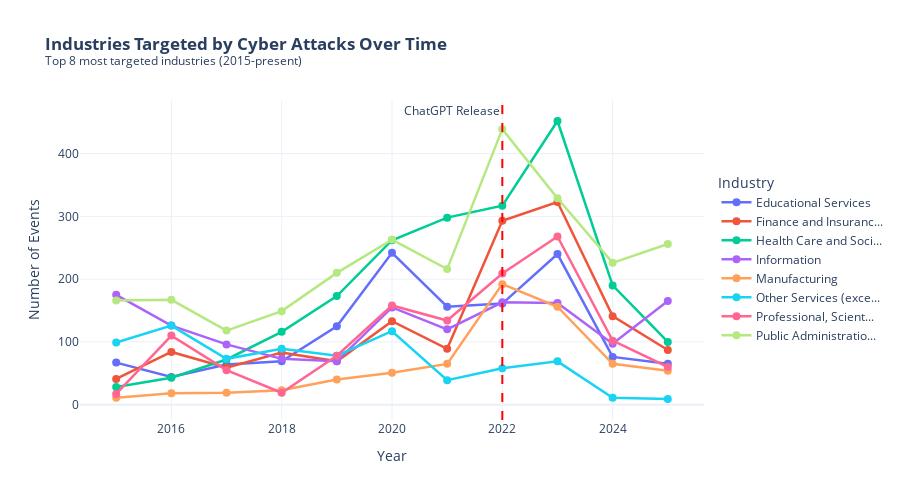

Notebook code cell kept with this figure:
### Markdown cell above
Multi line chart tracking which industries are most frequently targeted by cyber attacks over time.
- **Which sectors** face the highest attack volumes
- **Trend patterns** — are certain industries experiencing accelerating attacks?
- **Pre vs post AI era shifts** — did targeting priorities change after AI became accessible?

The ChatGPT release marker shows comparison of industry targeting patterns before and after widespread AI availability.

### Code cell
# Line Chart of Industries Targeted by Cyber Attacks Over Time

# Aggregate by year and industry
industry_by_year = cyber_events_clean.groupby(['year', 'industry']).size().reset_index(name='count')

# Filter to analysis period (2015+)
industry_by_year = industry_by_year[industry_by_year['year'] >= 2015]

# Truncate industry names to 20 characters and add ... 
industry_by_year['industry_short'] = industry_by_year['industry'].str[:20] + \
    industry_by_year['industry'].str.len().gt(20).map({True: '...', False: ''})

# Get top 8 industries overall (to keep chart readable)
top_industries = cyber_events_clean['industry'].value_counts().head(8).index.tolist()
industry_by_year_top = industry_by_year[industry_by_year['industry'].isin(top_industries)]

# Create interactive line chart
fig = px.line(
    industry_by_year_top,
    x='year',
    y='count',
    color='industry_short',
    markers=True,
    title='<b>Industries Targeted by Cyber Attacks Over Time</b><br><sup>Top 8 most targeted industries (2015-present)</sup>',
    labels={'count': 'Number of Events', 'year': 'Year', 'industry_short': 'Industry'}
)

# Add ChatGPT release marker
fig.add_vline(x=2022, line_dash="dash", line_color="red", line_width=2,
              annotation_text="ChatGPT Release", annotation_position="top left")


fig.update_layout(
    template='plotly_white',
    height=500,
    hovermode='x unified',
    legend=dict(title='Industry', y=0.5)
)

fig.update_traces(line=dict(width=2.5), marker=dict(size=8))

fig.show()

### Figure 1 — Plotly figure (JSON) as saved in the notebook; plotly's stock layout.template omitted (floating-point values rounded to 4 significant figures)
{"data": [{"hovertemplate": "Industry=Educational Services<br>Year=%{x}<br>Number of Events=%{y}<extra></extra>", "legendgroup": "Educational Services", "line": {"color": "#636efa", "dash": "solid", "width": 2.5}, "marker": {"size": 8, "symbol": "circle"}, "mode": "lines+markers", "name": "Educational Services", "orientation": "v", "showlegend": true, "type": "scatter", "x": [2015, 2016, 2017, 2018, 2019, 2020, 2021, 2022, 2023, 2024, 2025], "xaxis": "x", "y": [67, 44, 64, 69, 125, 242, 156, 161, 240, 76, 65], "yaxis": "y"}, {"hovertemplate": "Industry=Finance and Insuranc...<br>Year=%{x}<br>Number of Events=%{y}<extra></extra>", "legendgroup": "Finance and Insuranc...", "line": {"color": "#EF553B", "dash": "solid", "width": 2.5}, "marker": {"size": 8, "symbol": "circle"}, "mode": "lines+markers", "name": "Finance and Insuranc...", "orientation": "v", "showlegend": true, "type": "scatter", "x": [2015, 2016, 2017, 2018, 2019, 2020, 2021, 2022, 2023, 2024, 2025], "xaxis": "x", "y": [41, 84, 59, 83, 69, 133, 89, 293, 323, 141, 87], "yaxis": "y"}, {"hovertemplate": "Industry=Health Care and Soci...<br>Year=%{x}<br>Number of Events=%{y}<extra></extra>", "legendgroup": "Health Care and Soci...", "line": {"color": "#00cc96", "dash": "solid", "width": 2.5}, "marker": {"size": 8, "symbol": "circle"}, "mode": "lines+markers", "name": "Health Care and Soci...", "orientation": "v", "showlegend": true, "type": "scatter", "x": [2015, 2016, 2017, 2018, 2019, 2020, 2021, 2022, 2023, 2024, 2025], "xaxis": "x", "y": [28, 43, 72, 116, 173, 262, 298, 317, 452, 190, 100], "yaxis": "y"}, {"hovertemplate": "Industry=Information<br>Year=%{x}<br>Number of Events=%{y}<extra></extra>", "legendgroup": "Information", "line": {"color": "#ab63fa", "dash": "solid", "width": 2.5}, "marker": {"size": 8, "symbol": "circle"}, "mode": "lines+markers", "name": "Information", "orientation": "v", "showlegend": true, "type": "scatter", "x": [2015, 2016, 2017, 2018, 2019, 2020, 2021, 2022, 2023, 2024, 2025], "xaxis": "x", "y": [175, 126, 96, 73, 69, 155, 120, 163, 162, 97, 165], "yaxis": "y"}, {"hovertemplate": "Industry=Manufacturing<br>Year=%{x}<br>Number of Events=%{y}<extra></extra>", "legendgroup": "Manufacturing", "line": {"color": "#FFA15A", "dash": "solid", "width": 2.5}, "marker": {"size": 8, "symbol": "circle"}, "mode": "lines+markers", "name": "Manufacturing", "orientation": "v", "showlegend": true, "type": "scatter", "x": [2015, 2016, 2017, 2018, 2019, 2020, 2021, 2022, 2023, 2024, 2025], "xaxis": "x", "y": [11, 18, 19, 23, 40, 51, 65, 192, 156, 65, 54], "yaxis": "y"}, {"hovertemplate": "Industry=Other Services (exce...<br>Year=%{x}<br>Number of Events=%{y}<extra></extra>", "legendgroup": "Other Services (exce...", "line": {"color": "#19d3f3", "dash": "solid", "width": 2.5}, "marker": {"size": 8, "symbol": "circle"}, "mode": "lines+markers", "name": "Other Services (exce...", "orientation": "v", "showlegend": true, "type": "scatter", "x": [2015, 2016, 2017, 2018, 2019, 2020, 2021, 2022, 2023, 2024, 2025], "xaxis": "x", "y": [99, 126, 73, 89, 78, 117, 39, 58, 69, 11, 9], "yaxis": "y"}, {"hovertemplate": "Industry=Professional, Scient...<br>Year=%{x}<br>Number of Events=%{y}<extra></extra>", "legendgroup": "Professional, Scient...", "line": {"color": "#FF6692", "dash": "solid", "width": 2.5}, "marker": {"size": 8, "symbol": "circle"}, "mode": "lines+markers", "name": "Professional, Scient...", "orientation": "v", "showlegend": true, "type": "scatter", "x": [2015, 2016, 2017, 2018, 2019, 2020, 2021, 2022, 2023, 2024, 2025], "xaxis": "x", "y": [17, 110, 55, 19, 78, 158, 134, 209, 268, 102, 60], "yaxis": "y"}, {"hovertemplate": "Industry=Public Administratio...<br>Year=%{x}<br>Number of Events=%{y}<extra></extra>", "legendgroup": "Public Administratio...", "line": {"color": "#B6E880", "dash": "solid", "width": 2.5}, "marker": {"size": 8, "symbol": "circle"}, "mode": "lines+markers", "name": "Public Administratio...", "orientation": "v", "showlegend": true, "type": "scatter", "x": [2015, 2016, 2017, 2018, 2019, 2020, 2021, 2022, 2023, 2024, 2025], "xaxis": "x", "y": [166, 167, 118, 149, 210, 263, 216, 439, 329, 226, 256], "yaxis": "y"}], "layout": {"annotations": [{"showarrow": false, "text": "ChatGPT Release", "x": 2022, "xanchor": "right", "xref": "x", "y": 1, "yanchor": "top", "yref": "y domain"}], "height": 500, "hovermode": "x unified", "legend": {"title": {"text": "Industry"}, "tracegroupgap": 0, "y": 0.5}, "shapes": [{"line": {"color": "red", "dash": "dash", "width": 2}, "type": "line", "x0": 2022, "x1": 2022, "xref": "x", "y0": 0, "y1": 1, "yref": "y domain"}], "title": {"text": "<b>Industries Targeted by Cyber Attacks Over Time</b><br><sup>Top 8 most targeted industries (2015-present)</sup>"}, "xaxis": {"anchor": "y", "domain": [0, 1], "title": {"text": "Year"}}, "yaxis": {"anchor": "x", "domain": [0, 1], "title": {"text": "Number of Events"}}}}
